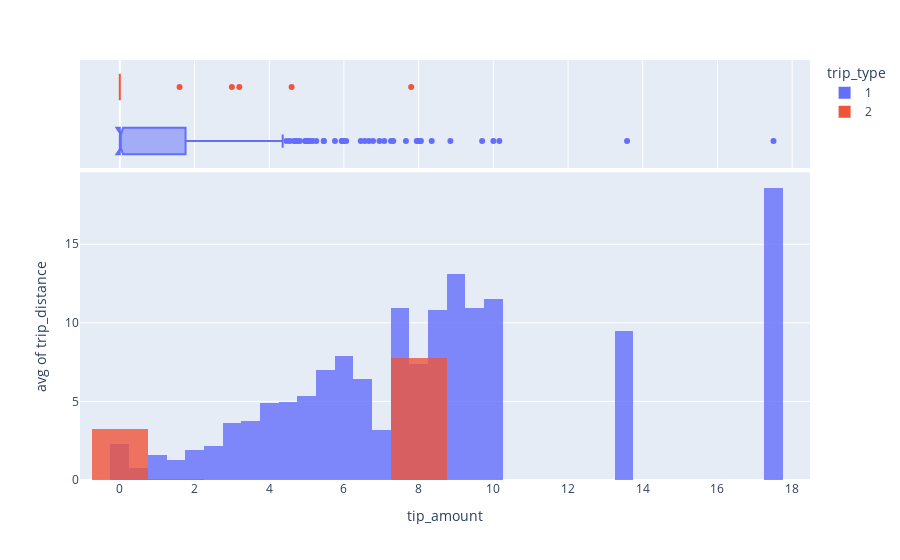

Notebook code for this chart:
### Code cell
df = trip_data.sample(1000) # Sampling to avoid having to do aggregations for time. I have an example of an agg I do in notebook 01
fig = px.histogram(df, x="tip_amount", y="trip_distance", color="trip_type",
                   marginal="box", # or violin, rug
                   histfunc = 'avg',
                   opacity=.8,
                   barmode = 'overlay',
                   hover_data=df.columns)
fig.show()

### Figure 1 — Plotly figure (JSON) as saved in the notebook; plotly's stock layout.template omitted (floating-point values rounded to 4 significant figures; data arrays with more than 128 entries replaced by an {"elided": "..."} marker saying what was removed)
{"data": [{"alignmentgroup": "True", "bingroup": "x", "histfunc": "avg", "hovertemplate": "trip_type=1<br>tip_amount=%{x}<br>avg of trip_distance=%{y}<extra></extra>", "legendgroup": "1", "marker": {"color": "#636efa", "opacity": 0.8, "pattern": {"shape": ""}}, "name": "1", "offsetgroup": "1", "orientation": "v", "showlegend": true, "type": "histogram", "x": {"elided": "975 float values"}, "xaxis": "x", "y": {"elided": "975 float values"}, "yaxis": "y"}, {"alignmentgroup": "True", "customdata": {"elided": "975x17 mixed values"}, "hovertemplate": "trip_type=%{customdata[16]}<br>tip_amount=%{x}<br>VendorID=%{customdata[0]}<br>lpep_pickup_datetime=%{customdata[1]}<br>lpep_dropoff_datetime=%{customdata[2]}<br>store_and_fwd_flag=%{customdata[3]}<br>RatecodeID=%{customdata[4]}<br>PULocationID=%{customdata[5]}<br>DOLocationID=%{customdata[6]}<br>passenger_count=%{customdata[7]}<br>fare_amount=%{customdata[8]}<br>extra=%{customdata[9]}<br>mta_tax=%{customdata[10]}<br>tolls_amount=%{customdata[11]}<br>ehail_fee=%{customdata[12]}<br>improvement_surcharge=%{customdata[13]}<br>total_amount=%{customdata[14]}<br>payment_type=%{customdata[15]}<extra></extra>", "legendgroup": "1", "marker": {"color": "#636efa"}, "name": "1", "notched": true, "offsetgroup": "1", "showlegend": false, "type": "box", "x": {"elided": "975 float values"}, "xaxis": "x2", "yaxis": "y2"}, {"alignmentgroup": "True", "bingroup": "x", "histfunc": "avg", "hovertemplate": "trip_type=2<br>tip_amount=%{x}<br>avg of trip_distance=%{y}<extra></extra>", "legendgroup": "2", "marker": {"color": "#EF553B", "opacity": 0.8, "pattern": {"shape": ""}}, "name": "2", "offsetgroup": "2", "orientation": "v", "showlegend": true, "type": "histogram", "x": [3.2, 0, 0, 0, 0, 7.8, 0, 0, 0, 0, 0, 3, 0, 0, 0, 0, 4.6, 0, 0, 0, 1.6, 0, 0, 0, 0], "xaxis": "x", "y": [0, 2.5, 6.76, 1.44, 7.12, 7.76, 11.81, 0.77, 10.1, 3.08, 0, 0.03, 0, 0, 8.33, 1, 0, 0.07, 4.5, 0, 0.07, 0, 5.47, 1.13, 0.8], "yaxis": "y"}, {"alignmentgroup": "True", "customdata": {"elided": "25x17 mixed values"}, "hovertemplate": "trip_type=%{customdata[16]}<br>tip_amount=%{x}<br>VendorID=%{customdata[0]}<br>lpep_pickup_datetime=%{customdata[1]}<br>lpep_dropoff_datetime=%{customdata[2]}<br>store_and_fwd_flag=%{customdata[3]}<br>RatecodeID=%{customdata[4]}<br>PULocationID=%{customdata[5]}<br>DOLocationID=%{customdata[6]}<br>passenger_count=%{customdata[7]}<br>fare_amount=%{customdata[8]}<br>extra=%{customdata[9]}<br>mta_tax=%{customdata[10]}<br>tolls_amount=%{customdata[11]}<br>ehail_fee=%{customdata[12]}<br>improvement_surcharge=%{customdata[13]}<br>total_amount=%{customdata[14]}<br>payment_type=%{customdata[15]}<extra></extra>", "legendgroup": "2", "marker": {"color": "#EF553B"}, "name": "2", "notched": true, "offsetgroup": "2", "showlegend": false, "type": "box", "x": [3.2, 0, 0, 0, 0, 7.8, 0, 0, 0, 0, 0, 3, 0, 0, 0, 0, 4.6, 0, 0, 0, 1.6, 0, 0, 0, 0], "xaxis": "x2", "yaxis": "y2"}], "layout": {"barmode": "overlay", "legend": {"title": {"text": "trip_type"}, "tracegroupgap": 0}, "margin": {"t": 60}, "xaxis": {"anchor": "y", "domain": [0, 1], "title": {"text": "tip_amount"}}, "xaxis2": {"anchor": "y2", "domain": [0, 1], "matches": "x", "showgrid": true, "showticklabels": false}, "yaxis": {"anchor": "x", "domain": [0, 0.7326], "title": {"text": "avg of trip_distance"}}, "yaxis2": {"anchor": "x2", "domain": [0.7426, 1], "matches": "y2", "showgrid": false, "showline": false, "showticklabels": false, "ticks": ""}}}
